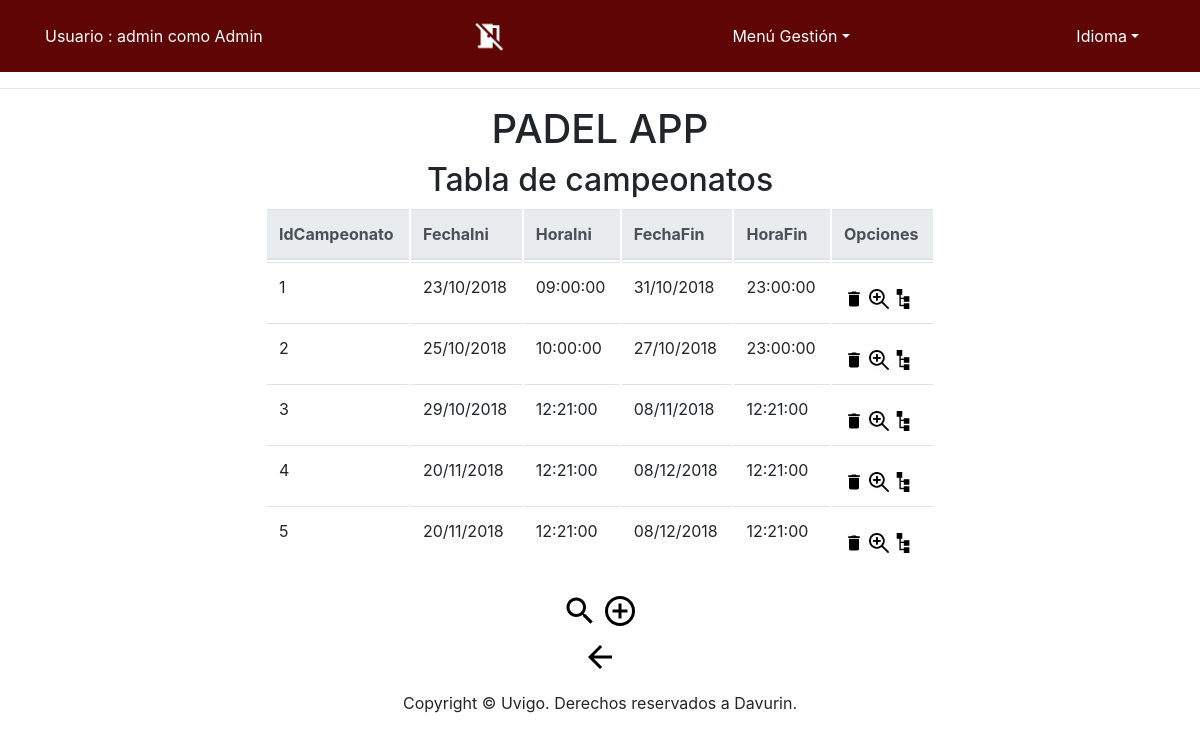
/app/Controllers/CAMPEONATO_CONTROLLER.php (signed in), run on the app's committed database.
### tables this page shows
CREATE TABLE IF NOT EXISTS `Campeonato` (
  `IdCampeonato` INT NOT NULL,
  `FechaIni` DATE NOT NULL,
  `HoraIni` TIME NOT NULL,
  `FechaFin` DATE NOT NULL,
  `HoraFin` TIME NOT NULL,
  PRIMARY KEY (`IdCampeonato`));

### app/Models/CAMPEONATO_MODEL.php (called while the page is built, shortened)
<?php
class CAMPEONATO_MODEL{
	var $IdCampeonato;
    var $FechaIni;
	var $HoraIni;
	var $FechaFin;
	var $HoraFin;
	var $mysqli;
	function __construct($IdCampeonato,$FechaIni,$HoraIni,$FechaFin,$HoraFin) {
		$this->IdCampeonato = $IdCampeonato;
        $this->FechaIni=$FechaIni;
		$this->HoraIni = $HoraIni;
		$this->FechaFin = $FechaFin;
		$this->HoraFin = $HoraFin;
		include_once '../Functions/BdAdmin.php';
		$this->mysqli = ConectarBD();
	}
	function SEARCH() {
		$sql = "select IdCampeonato,
					FechaIni,
					HoraIni,
                    FechaFin,
					HoraFin
       			from CAMPEONATO
    			where
    				(
					(BINARY IdCampeonato LIKE '%$this->IdCampeonato%') &&
                    (BINARY  DATE_FORMAT(FechaIni,'%d/%m/%Y') LIKE '%$this->FechaIni%') &&
					(BINARY HoraIni LIKE '%$this->HoraIni%') &&
    				(BINARY DATE_FORMAT(FechaFin,'%d/%m/%Y') LIKE '%$this->FechaFin%') &&
					(BINARY HoraFin LIKE '%$this->HoraFin%')
    				)";
		if ( !( $resultado = $this->mysqli->query( $sql ) ) ) {
			return 'Error en la consulta sobre la base de datos';
		} else {
			return $resultado;
		}
	}
 	}
?>

### app/Functions/BdAdmin.php (called while the page is built, shortened)
<?php
function ConectarBD()
{
	    $mysqli = new mysqli("localhost", "user", "pass", "abpbase");
		return $mysqli;
}
?>

### app/Views/CAMPEONATO/CAMPEONATO_SHOWALL_View.php (the view, shortened to what this page needs)
<?php
class CAMPEONATO_SHOWALL {
	function __construct( $lista, $datos) {
		$this->lista = $lista;
		$this->datos = $datos;
		$this->render($this->lista,$this->datos);
	}
	function render($lista,$datos){
		$this->datos = $datos;
		include '../Views/Header.php';
?>
		<div align="center" class="seccion">
			<h2 align="center">
				<?php echo $strings['Tabla de campeonatos'];?>
			</h2>
			<div class="col-md-7">
			<table align="center" class="table">
				<thead class="thead-light">
				<tr>
<?php
					foreach ( $lista as $atributo ) {
?>
					<th scope="col">
						<?php echo $strings[$atributo]?>
					</th>
<?php
					}
?>
					<th scope="col" colspan="4" >
						<?php echo $strings['Opciones']?>
					</th>
				</tr>
				</thead>
<?php
				while ( $fila = mysqli_fetch_array( $this->datos ) ) {
?>
				<tr>
<?php
					foreach ( $lista as $atributo ) {
?>
					<td>
<?php
					if ( $atributo == 'FechaIni' ) {
						$fila[ $atributo ] = date( "d/m/Y", strtotime( $fila[ $atributo ] ) );
					}
					if ( $atributo == 'FechaFin' ) {
							$fila[ $atributo ] = date( "d/m/Y", strtotime( $fila[ $atributo ] ) );
					}
						echo $fila[ $atributo ];
?>
					</td>
<?php
					}
?>
					<td>
						<form action="../Controllers/CAMPEONATO_CONTROLLER.php" method="get" style="display:inline" >
								<button id ="buttonBien"type="submit" name="action" value="DELETE" ><img src="../Views/icon/delete_big.png" alt="<?php echo $strings['Eliminar']?>" width="20" height="20" /></button>
								<button id ="buttonBien"type="submit" name="action" value="SHOWCURRENT" ><img src="../Views/icon/verdetalles_2.jpg" alt="<?php echo $strings['Ver en detalle']?>" width="20" height="20"/></button>
						</form>
						<form action="../Controllers/CAMPEONATO_CATEGORIA_CONTROLLER.php" method="get" style="display:inline" >
								<button id ="buttonBien"type="submit" ><img src="../Views/icon/categoria.png" alt="<?php echo $strings['Ver en detalle']?>" width="20" height="20"/></button>
						</form>
				</tr>
<?php
				}
?>
			</table>
					<form action='../Controllers/CAMPEONATO_CONTROLLER.php'>
						<button id ="buttonBien" type="submit" name="action" value="SEARCH"><img src="../Views/icon/search_big.png" alt="BUSCAR" /></button>
						<button id ="buttonBien" type="submit" name="action" value="ADD"><img src="../Views/icon/add_big.png" alt="AÑADIR" /></button>
					</form>
			<form action='../Controllers/DEFAULT_CONTROLLER.php' method="post">
				<button id ="buttonBien" type="submit"><img src="../Views/icon/back_big2.png" alt="<?php echo $strings['Atras']?>" /></button>
			</form>
			</div>
		</div>
<?php
		include '../Views/Footer.php';
		}
		}
?>

### data on the page
campeonato: IdCampeonato "1", atributo "23/10/2018", HoraIni "09:00:00", atributo "31/10/2018", HoraFin "23:00:00"
campeonato: IdCampeonato "2", atributo "25/10/2018", HoraIni "10:00:00", atributo "27/10/2018", HoraFin "23:00:00"
campeonato: IdCampeonato "3", atributo "29/10/2018", HoraIni "12:21:00", atributo "08/11/2018", HoraFin "12:21:00"
campeonato: IdCampeonato "4", atributo "20/11/2018", HoraIni "12:21:00", atributo "08/12/2018", HoraFin "12:21:00"
campeonato: IdCampeonato "5", atributo "20/11/2018", HoraIni "12:21:00", atributo "08/12/2018", HoraFin "12:21:00"

### other printed values
$strings['Usuario'] "Usuario"
$_SESSION['login'] "admin"
$_SESSION['tipo'] "Admin"
$strings['menuGestion'] "Menú Gestión"
$strings['idioma'] "Idioma"
$strings['Tabla de campeonatos'] "Tabla de campeonatos"
$strings[$atributo] "IdCampeonato"
$strings[$atributo] "FechaIni"
$strings[$atributo] "HoraIni"
$strings[$atributo] "FechaFin"
$strings[$atributo] "HoraFin"
$strings['Opciones'] "Opciones"
